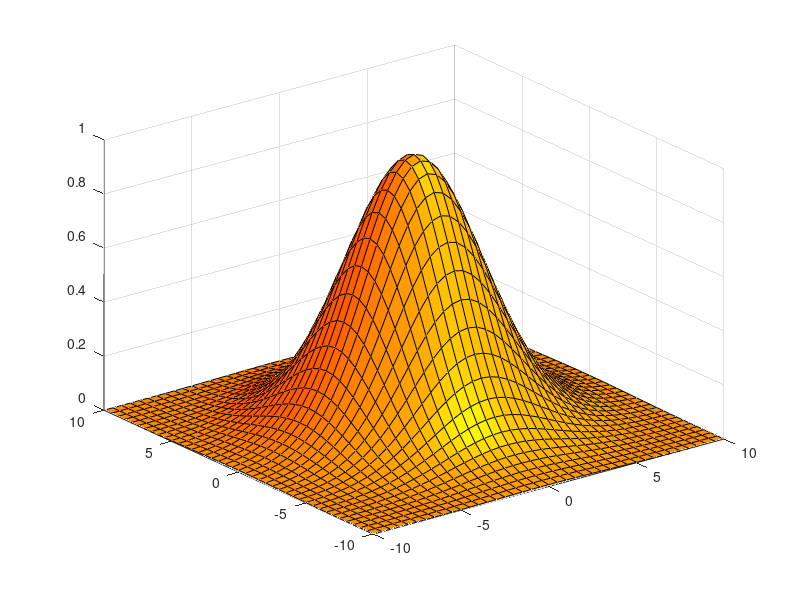

The MATLAB source for this figure:
function h = KerMorLogo
% Creates the current KerMor Logo on a new figure.
%
% @author Daniel Wirtz @date 2010-04-01
%
% @change{0,5,dw,2011-08-23} Turned this m-script into a function to be
% used i.e. in the models.ReducedModel.createImage method.
%
% This function is part of the framework
% KerMor - Model Order Reduction using Kernels:
% - \c Homepage http://www.agh.ians.uni-stuttgart.de/research/software/kermor.html
% - \c Documentation http://www.agh.ians.uni-stuttgart.de/documentation/kermor/
% - \c License @ref licensing
h = figure;
[X,Y] = meshgrid(-10:.5:10);
Z = exp(-(X.^2+Y.^2-2*X'*Y)/20);% + .5*exp(-(X2.^2+Y2.^2-2*X2'*Y2)/5);
surfl(X,Y,Z);
lighting gouraud;
colormap autumn;
%shading flat;
grid on;
end